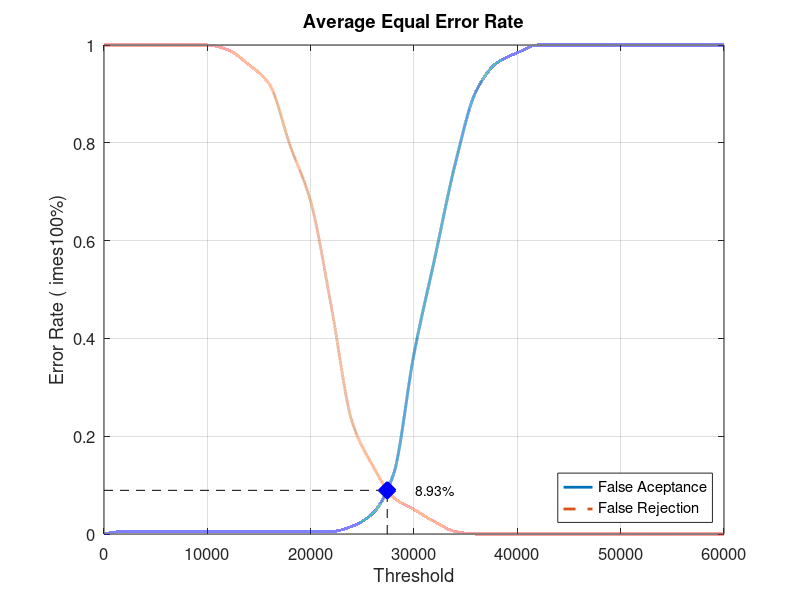
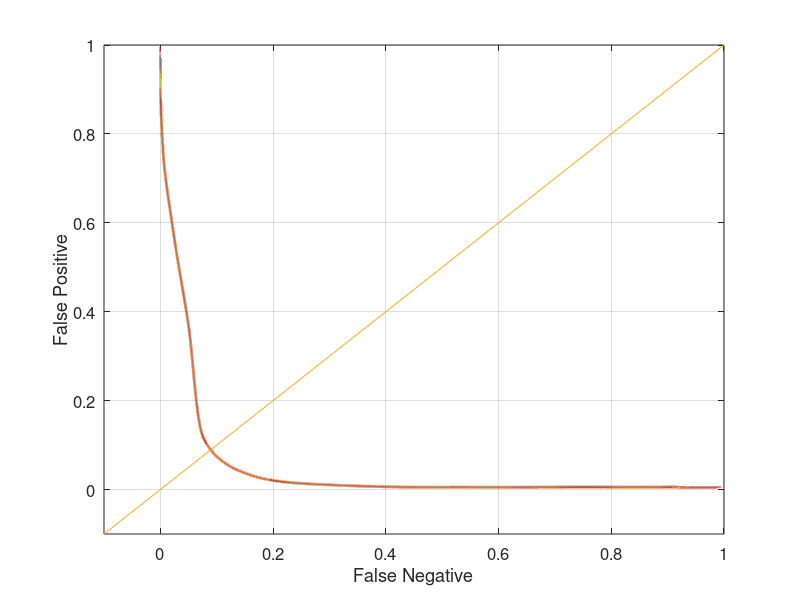

Source code (MATLAB) for these figures, in order:
close all;
clear;
clc;
x = 0:2000:60000;
xq = 0:0.5:60000;

y0 = [0 0.00526316 0.00526316 0.00526316 0.00526316 0.00526316 0.00526316 0.00526316 0.00526316 0.00526316 0.00526316 0.00526316 0.0157895 0.0421053 0.121053 0.368421 0.563158 0.757895 0.905263 0.963158 0.984211 1 1 1 1 1 1 1 1 1 1]
yy0 = interp1(x, y0, xq, 'pchip');
y1 = [1 1 1 1 1 1 0.99 0.96 0.92 0.795 0.68 0.465 0.23 0.14 0.075 0.05 0.025 0.005 0 0 0 0 0 0 0 0 0 0 0 0 0]
yy1 = interp1(x, y1, xq, 'pchip');

% Calculating EER: 
y2 = abs(y0 - y1);
find(y2 == min(y2))
yy2 = abs(yy0 - yy1);
xEER = find(yy2 == min(yy2));
xEERIndex = xq(xEER) % X-axis EER
yEER = yy0(xEER) % Y-axis EER

main = figure
plot(xq, yy0,'-','LineWidth', 2);	hold on
plot(xq, yy1,'--','LineWidth', 2);	hold on
plot([xEERIndex xEERIndex], [0 yEER], 'k--');	hold on
plot([0 xEERIndex], [yEER yEER], 'k--');	hold on
plot(xEERIndex, yEER, 'bx', 'LineWidth', 10);	hold on
text(xEERIndex + 10 * xEERIndex / 100, yEER, [num2str(round((10000 * yEER)) / 100) '%'])
legend('False Aceptance', 'False Rejection', 'Location', 'SouthEast')
xlabel('Threshold')
ylabel('Error Rate (	imes100%)')
title('Average Equal Error Rate')
set(gca, 'FontSize', 12)
axis([0 60000 0 1])
grid on

print(main, 'Database3_1Main', '-dpng');
FNRxFPR = figure('Color', [1 1 1]);
plot(yy1, yy0, '-', yy1, yy0, 'LineWidth', 2);
hold on
y = -0.1:0.1:1
plot(y, y); 
set(gca, 'FontSize', 12)
xlabel('False Negative')
ylabel('False Positive')
axis([-0.1 1 -0.1 1])
set(gca, 'FontSize', 12)
grid on

print(FNRxFPR, 'Database3_1FNRxFPR','-dpng');
